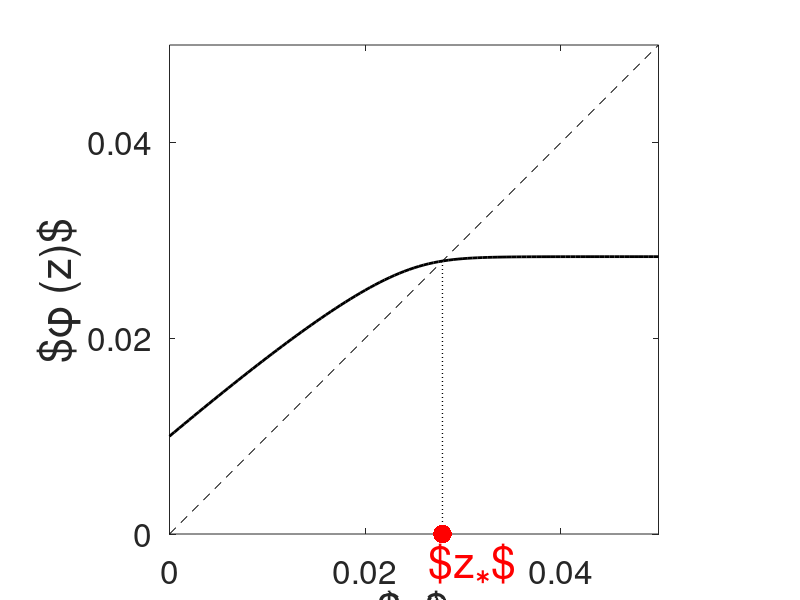

Here is the MATLAB script that generated this plot:
tau_m=10;
I=0.12;
tau_w=100;
delta=0.01;
z_max=0.05;
period=tau_m*log(tau_m*I/(tau_m*I-1));
frequency=1000/period

dt=0.01;
dt05=dt/2;

N=100;

v=zeros(N+1,1);
w=[0:N]'/N*z_max;
phi=zeros(N,1);
t=0;

done=zeros(N+1,1);

while min(done)==0,
    t_old=t;
    v_old=v;
    w_old=w;
    v_inc=-v/tau_m+I-w.*v;
    w_inc=-w/tau_w;
    v_tmp=v+dt05*v_inc;
    w_tmp=w+dt05*w_inc;
    v_inc=-v_tmp/tau_m+I-w_tmp.*v_tmp;
    w_inc=-w_tmp/tau_w;
    v=v+dt*v_inc;
    w=w+dt*w_inc;
    t=t+dt;
    ind=find(v>1 & done==0);
    done(ind)=1;
    phi(ind)=(v(ind)-1).*w_old(ind)+(1-v_old(ind)).*w(ind);
    phi(ind)=phi(ind)./(v(ind)-v_old(ind))+delta;
end;

subplot(111);
z=[0:N]'/N*z_max;
plot(z,phi,'-k','Linewidth',2);
set(gca,'Fontsize',24);
axis([0,z_max,0,z_max]);
axis('square');
hold on;
plot([0,z_max],[0,z_max],'--k');
set(gca,'Xtick',[0,0.02,0.04]);
set(gca,'Ytick',[0,0.02,0.04]);
plot([0.02791,0.02791],[0,0.02791],':k','Linewidth',1)
plot(0.02791,0,'.r','Markersize',40);
text(0.0265,-0.003,'$z_\ast$','Fontsize',32,'Color','r');
hold off;
xlabel('$z$','Fontsize',32); ylabel('$\phi (z)$','Fontsize',32);
shg;
